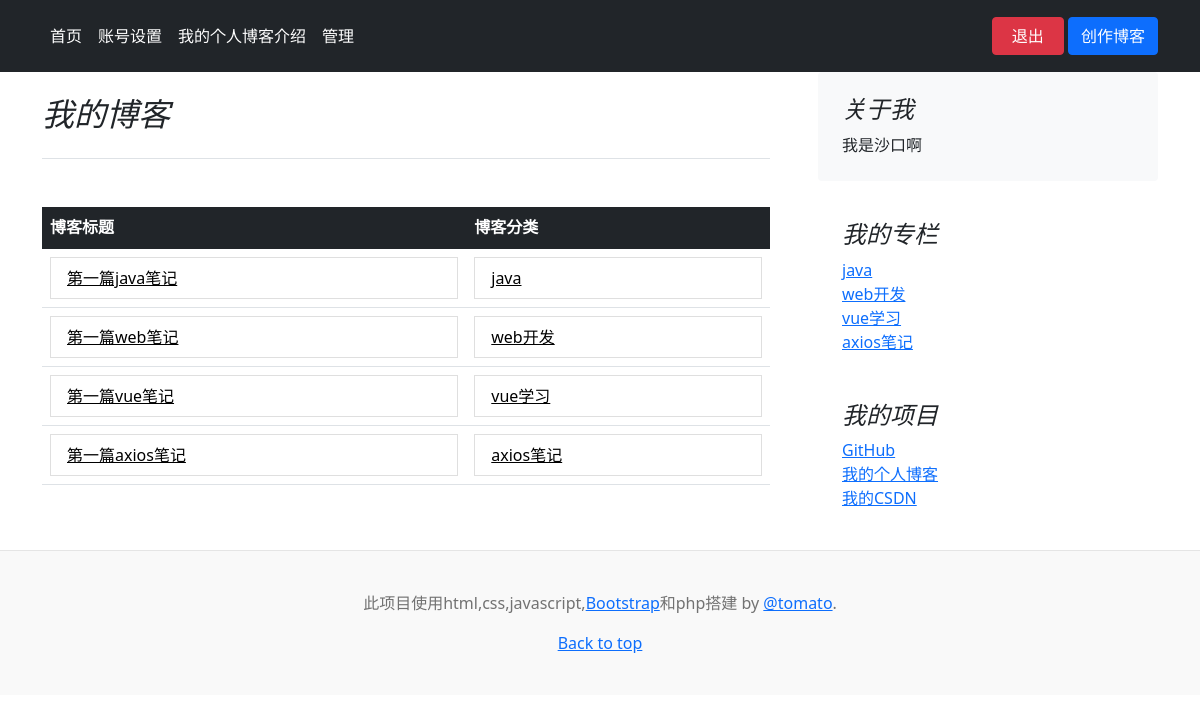
/BlogHomePage/BlogHomePage.php?type=myblog (signed in), run on an earlier commit of the app's database.
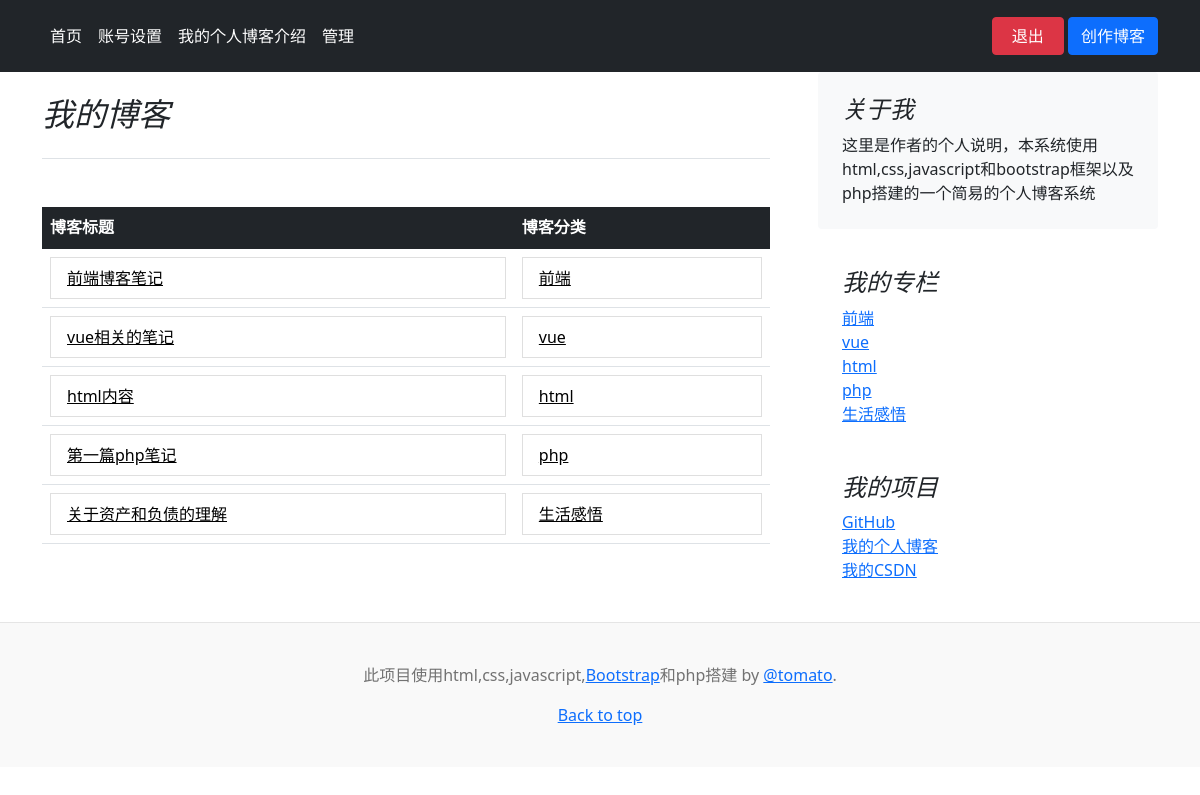
And on a later commit of the database.
### tables this page shows
CREATE TABLE `blog_content` (
  `blog_id` int(20) NOT NULL AUTO_INCREMENT COMMENT '主键',
  `userName` char(20) COMMENT'作者账号',
  `name` varchar(40) DEFAULT NULL COMMENT '作者昵称', 
  `type` varchar(40) DEFAULT NULL COMMENT '博客类别', 
  `title` varchar(40) DEFAULT NULL COMMENT '博客标题', 
  `content` varchar(2000) COMMENT'博客内容',
  `create_time` datetime NOT NULL DEFAULT CURRENT_TIMESTAMP COMMENT '创建时间',
  PRIMARY KEY (`blog_id`)
);

create table users
( 
     userName char(20) not null unique ,
     password char(20) not null, 
     name varchar(30),
    `info` varchar(500) DEFAULT NULL COMMENT '个人简介',
     primary key(userName)
);

CREATE TABLE `blog_type` (
  `type_id` int(20) NOT NULL AUTO_INCREMENT COMMENT '主键',
  userName char(20) COMMENT'作者账号',
  `type` varchar(40) DEFAULT NULL COMMENT '类别', 
  PRIMARY KEY (`type_id`)
);

### BlogHomePage/blogPage/myblog.php (the view)
<div class="col-md-8">
  <h2 class="pb-4 mb-5 mt-4 fst-italic border-bottom">
    我的博客
  </h2>
  <table class="table">
    <thead class="table-dark">
      <tr>
        <th>博客标题</th>
        <th>博客分类</th>
      </tr>
    </thead>
    <tbody>
      <?php
      $sql = "SELECT * FROM blog_content where userName=$userName";
      $result = mysqli_query($conn, $sql);
      while ($row = mysqli_fetch_array($result)) {
        $blogTitle = $row['title'];
        $blogType = $row['type'];
        $blog_id = $row['blog_id'];
      ?>
        <tr>
          <td><?php echo "<li class='list-group-item'><a style='color: black' href='../BlogDetail/myBlogDetail.php?blog_id=$blog_id'>$blogTitle</a></li>"; ?></td>
          <td><?php echo "<li class='list-group-item'><a style='color: black' href='../BlogDetail/myBlogDetail.php?blog_id=$blog_id'>$blogType</a></li>"; ?></td>
        </tr>
      <?php
      }
      ?>
    </tbody>
  </table>
</div>

### BlogHomePage/BlogHomePage.php (shortened to what this page needs)
<?php
require_once('../conn.php');
$userName = $_SESSION['RightUserName'];
$sql = "SELECT * FROM users  where userName=$userName";
$result = mysqli_query($conn, $sql);
while ($row = mysqli_fetch_array($result)) {
  $info = $row['info'];
}
?>
<!doctype html>
<html lang="en">
<head>
  <link href="../assets/dist/css/bootstrap.min.css" rel="stylesheet">
  <link href="headers.css" rel="stylesheet">
  <link href="blog.css" rel="stylesheet">
</head>
<body>
  <div>
    <header class="p-3 bg-dark text-white navStyle">
      <div class="container">
        <div class="d-flex flex-wrap align-items-center justify-content-center justify-content-lg-start">
          <ul class="nav col-12 col-lg-auto me-lg-auto mb-2 justify-content-center mb-md-0">
            <li><a href="?type=myblog" class="nav-link px-2 text-white">首页</a></li>
            <li><a href="?type=settingPage" class="nav-link px-2 text-white">账号设置</a></li>
            <li><a href="?type=TomatoBlog" class="nav-link px-2 text-white">我的个人博客介绍</a></li>
            <li><a href="../adminPage/myadminPage.php?userName='<?php echo $userName ?>'" class="nav-link px-2 text-white">管理</a></li>
          </ul>
          <div class="text-end">
            <a type="button" class="btn btn-danger" href="../index.php" style="width: 6vw;">退出</a>
            <a type="button" class="btn btn-primary" href="../addBlog/addBlog.php">创作博客</a>
          </div>
        </div>
      </div>
    </header>
  </div>
  <main class="container">
    <div class="row g-5">
      <?php
      if (isset($_GET['type'])) {
        if ($_GET['type'] == 'myblog') {
          require_once "./blogPage/myblog.php";
        }
      }
      ?>
      <?php
      require_once("./aboutMe.php")
      ?>
    </div>
  </main>
  <footer class="blog-footer">
    <p>此项目使用html,css,javascript,<a href="https://getbootstrap.com/">Bootstrap</a>和php搭建 by <a href="https://blog.csdn.net/weixin_45644335?spm=1010.2135.3001.5343">@tomato</a>.</p>
    <p>
      <a href="#">Back to top</a>
    </p>
  </footer>
</body>
</html>

### BlogHomePage/aboutMe.php (shortened to what this page needs)
<div class="col-md-4">
  <div class="position-sticky" style="top: 2rem;">
    <div class="p-4 mb-3 bg-light rounded">
      <h4 class="fst-italic">关于我</h4>
      <p class="mb-0">
        <?php
        echo $info;
        ?>
      </p>
    </div>
    <div class="p-4">
      <h4 class="fst-italic">我的专栏</h4>
      <ol class="list-unstyled mb-0">
        <?php
        $sql = "SELECT * FROM blog_type where userName=$userName";
        $result = mysqli_query($conn, $sql);
        while ($row = mysqli_fetch_array($result)) {
          $blogType = $row['type'];
          echo "<li><a href='BlogHomePage.php?blogType=$blogType'>$blogType</a></li>";
        }
        ?>
      </ol>
    </div>
    <div class="p-4">
      <h4 class="fst-italic">我的项目</h4>
      <ol class="list-unstyled">
        <li><a href="https://github.com/tomato-wu" target="_blank">GitHub</a></li>
        <li><a href="https://tomato-wu.github.io/" target="_blank">我的个人博客</a></li>
        <li><a href="https://blog.csdn.net/weixin_45644335?spm=1000.2115.3001.5343" target="_blank">我的CSDN</a></li>
      </ol>
    </div>
  </div>
</div>

### BlogHomePage/blog.css (style rules this page uses)
h1, h2, h3, h4, h5, h6 { font-family: "Playfair Display", Georgia, "Times New Roman", serif; }
.blog-footer { padding: 2.5rem 0; color: #727272; text-align: center; background-color: #f9f9f9; border-top: .05rem solid #e5e5e5; }
.blog-footer p:last-child { margin-bottom: 0; }

What changed in the data, as far as the page shows it:
changed blog_content: title "第一篇java笔记" → "前端博客笔记"; type "java" → "前端"
changed blog_content: title "第一篇web笔记" → "vue相关的笔记"; type "web开发" → "vue"
changed blog_content: title "第一篇vue笔记" → "html内容"; type "vue学习" → "html"
changed blog_content: title "第一篇axios笔记" → "第一篇php笔记"; type "axios笔记" → "php"
added blog_content: title "关于资产和负债的理解", type "生活感悟"
changed users: info "我是沙口啊" → "这里是作者的个人说明，本系统使用html,css,javascript和bootstrap框架以及php搭建的一个简易的个人博客系统"
changed blog_type (number 1 of 5 on the later page): type "java" → "前端"
changed blog_type: type "web开发" → "vue"
changed blog_type: type "vue学习" → "html"
changed blog_type: type "axios笔记" → "php"
added blog_type: type "生活感悟"
